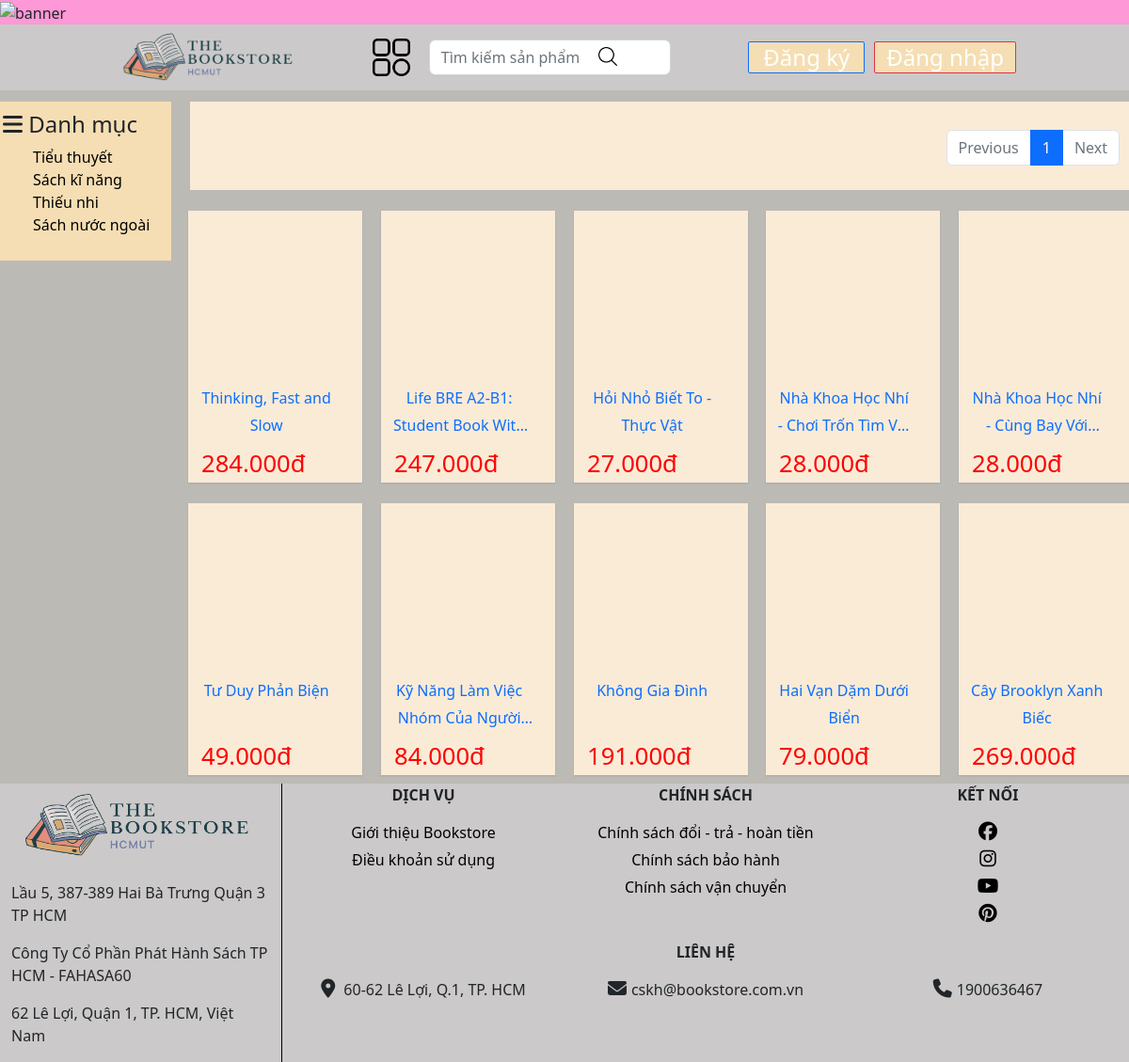
The app's page /app/views/customer/home.php, older data.
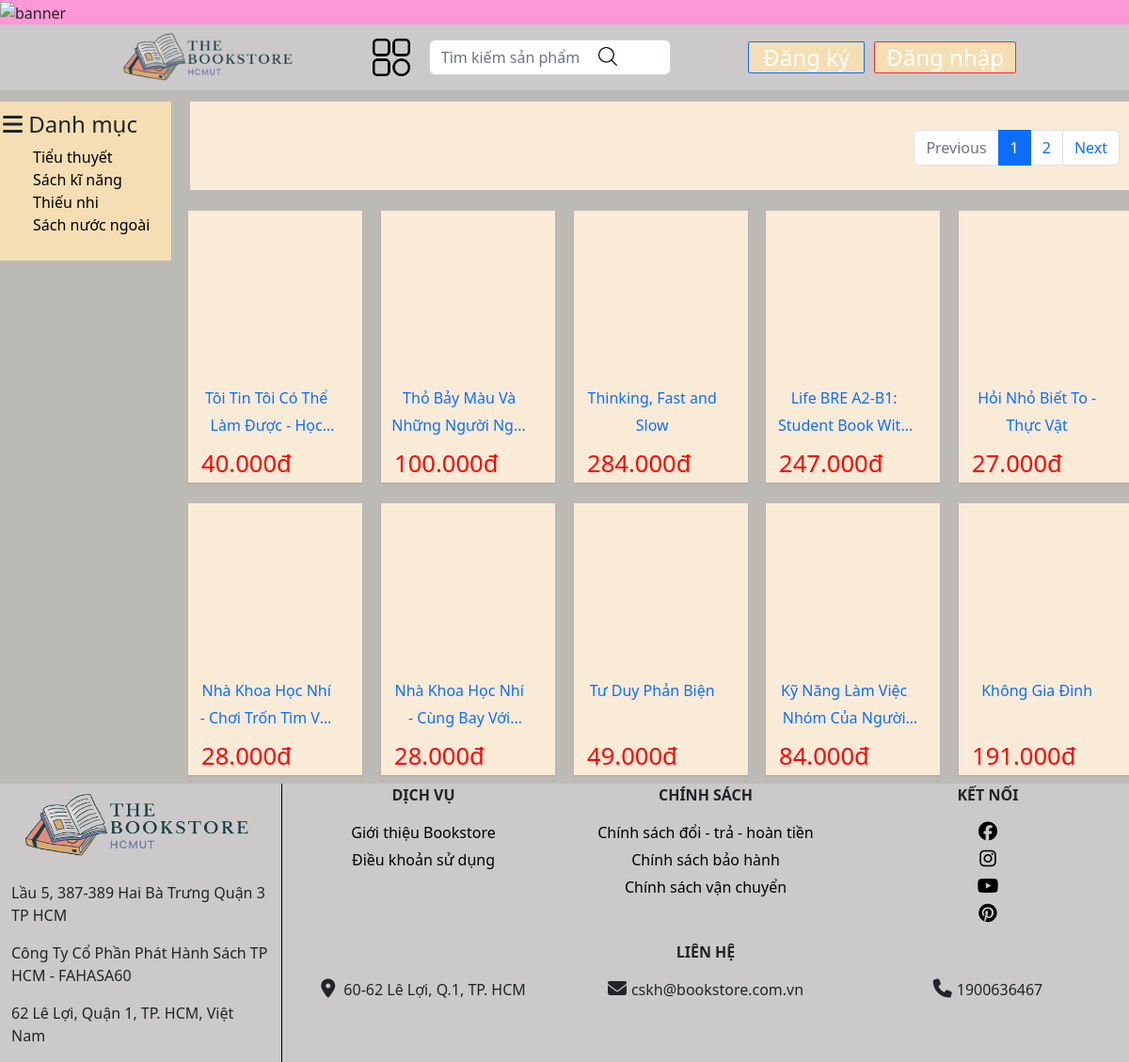
The same page, newer data.
### tables this page shows
CREATE TABLE `book` (
  `book_id` int(10) NOT NULL,
  `name` varchar(225) NOT NULL,
  `description` text NOT NULL,
  `price` double NOT NULL,
  `author` varchar(50) NOT NULL,
  `cover_image` varchar(225) NOT NULL,
  `category_id` int(10) NOT NULL,
  `publisher` text NOT NULL DEFAULT 'Kim Đồng'
);

### app/controller/product_ctl.php (called while the page is built, shortened)
<?php
        include('../../config.php');
        $item_per_page = 10;
        $current_page = (!empty($_GET['page'])) ? $_GET['page']  :1;
        $offset = ($current_page - 1) * $item_per_page;
        if(isset($_GET['category_id'])){
            $db_book="SELECT * FROM `book` WHERE `category_id`=$_GET[category_id] ORDER BY `book_id` DESC"
                    . " LIMIT " . $item_per_page . " OFFSET " . $offset;
            $db_book_run = mysqli_query($conn,$db_book);
            $total_records = mysqli_query($conn,"SELECT * FROM `book` WHERE `category_id`=$_GET[category_id]");
            $total_records = mysqli_num_rows($total_records);
            $total_page = ceil($total_records /  $item_per_page);
            if(!$db_book_run){
                header('location: ../LoginAndSignup/home.php');
                exit(0);
            }
        }else{
            $db_book="SELECT * FROM `book` ORDER BY `book_id` DESC"
                        . " LIMIT " . $item_per_page . " OFFSET " . $offset;
            $db_book_run = mysqli_query($conn,$db_book);
            $total_records = mysqli_query($conn,"SELECT * FROM `book`");
            $total_records = mysqli_num_rows($total_records);
            $total_page = ceil($total_records /  $item_per_page);
        }
?>

### app/views/product/product-list.php (the view)
<?php
$item = mysqli_num_rows($db_book_run) - 1;
$cur_temp = 0;
$old_temp = $cur_temp;
    while($row = mysqli_fetch_array($db_book_run)){
        $price = number_format($row['price'], 0, ',', '.') . "đ";
        if(($cur_temp % 5) == 0){
            $old_temp = $cur_temp;
            echo "<div class='grid_row'>";
        }
        echo "
        <div class='grid_column-2-4'>
        <a href='../product/product-detail.php?book_id=$row[book_id]' style='text-decoration: none'>
          <div class='home-product-item'>
            <div
              class='home-product-item__img'
              style='
                background-image: url($row[cover_image]);
              '
            ></div>
            <h4 class='home-product-item__name'>
              $row[name]
            </h4>
            <div class='home-product-item__price'>
              <span class='home-product-item__price-new'> $price</span>
            </div>
          </div>
          </a>
        </div>
        ";
        if(($cur_temp - $old_temp) == 4 || ($cur_temp == $item)){
            echo "</div>";
        }
        $cur_temp =$cur_temp +1;
    }
?>

### app/views/customer/home.php (shortened to what the changed rows need)
<?php
  include('../../controller/product_ctl.php');
?>
<!DOCTYPE html>
<html lang="en">
<head>
  <link href="https://cdn.jsdelivr.net/npm/bootstrap@5.2.3/dist/css/bootstrap.min.css" rel="stylesheet">
  <link rel="stylesheet" href="../../../public/css/header.css">
  <link rel="stylesheet" href="../../../public/css/footer.css">
  <link rel="stylesheet" href="../../../public/css/account/account.css">
  <link rel="stylesheet" href="../../../public/css/account/sidebar.css">
  <link rel="stylesheet" href="../../../public/css/home/home.css">
</head>
<body>
    <div class="home_container">
  <div class="grid">
    <div class="grid_row">
      <div class="grid_column-10">
        <div class="home-filter">
          <div class="home-filter__paginate">
            <ul class="pagination" style="margin-top:20px">
              <?php
                  $temp ="";
                  for($i = 1; $i <= $total_page; $i++ ){
                    if($i != $current_page){
                      if($i > $current_page - 2 && $i < $current_page + 2){
                        echo "<li class='page-item'><a class='page-link' href='?page=$i".$temp."'>$i</a></li>";
                      }
                    }else{
                      echo "
                      <li class='page-item active' aria-current='page'>
                        <span class='page-link'>$i</span>
                      </li>
                      ";
                    }
                  }
                  if($current_page < $total_page){
                    $next = $current_page + 1;
                    echo "<li class='page-item'><a class='page-link' href='?page=$next".$temp."'>Next</a></li>";
                  }else{
                    echo
                    "<li class='page-item disabled'>
                     <a class='page-link' href='#' tabindex='-1' aria-disabled='true'>Next</a>
                    </li>";
                  }
              ?>
            </ul>
          </div>
        </div>
        <div class="home-product">
         <?php
            include('../product/product-list.php');
         ?>
        </div>
      </div>
    </div>
  </div>
</div>
</body>
</html>

Row changes from the older to the newer data that the page shows:
no longer on this page (row edited): book: name "Hai Vạn Dặm Dưới Biển", price "79.000đ"
no longer on this page (row edited): book: name "Cây Brooklyn Xanh Biếc", price "269.000đ"
added book: name "Tôi Tin Tôi Có Thể Làm Được -…", price "40.000đ"
added book: name "Thỏ Bảy Màu Và Những Người…", price "100.000đ"
Text that changed along with them:
new list line: "2"
